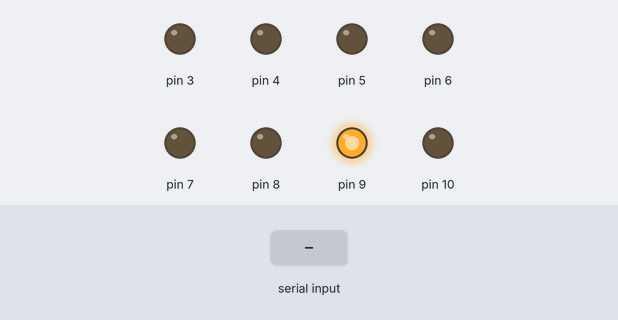
The sketch below on a simulated Arduino Mega 2560, built with avr-gcc and run on an emulated ATmega2560. Shown: output pins drawn as LEDs (lit = HIGH). Inputs (shaded band) come from the test bench. What the sketch prints to the serial monitor is not drawn.

Above: at 0.9 s.
1.0 s: byte 30 received over Serial
At 1.3 s:
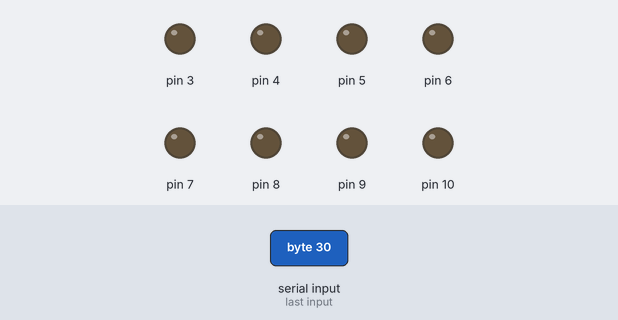
2.5 s: byte 90 received over Serial
At 3.7 s:
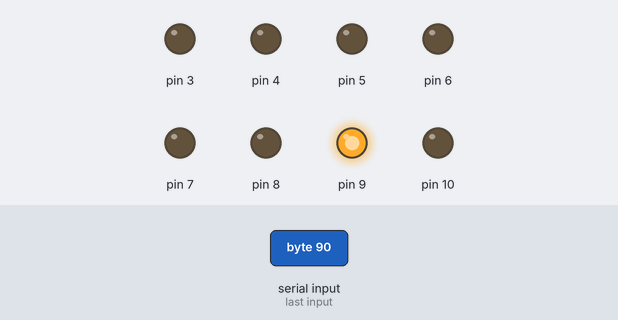
4.0 s: byte 120 received over Serial
At 4.8 s:
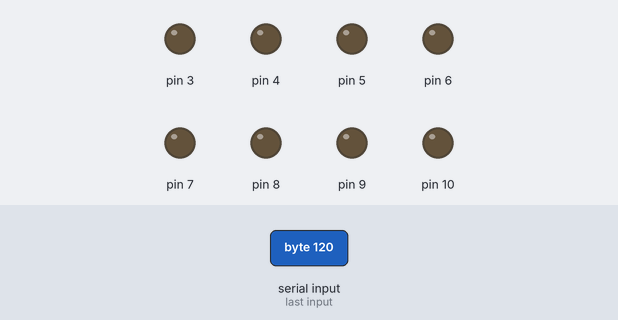
Timing chart, 0 to 7.0 s (numbered marks = the images above; inputs shaded):
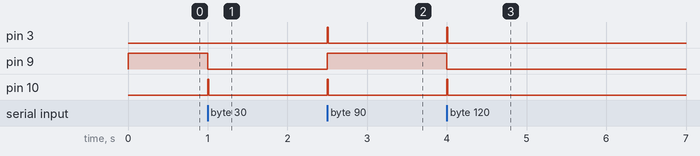

Measured:
- after the input at 1.0 s, pin 9: HIGH → LOW at once; pin 10: LOW → HIGH at once, → LOW 0.01 s later
- after the input at 2.5 s, pin 3, pin 10: LOW → HIGH at once, → LOW 0.01 s later; pin 9: LOW → HIGH at once
- after the input at 4.0 s, pin 3, pin 10: LOW → HIGH at once, → LOW 0.01 s later; pin 9: HIGH → LOW at once

The sketch:

ArduinoSender.ino
```cpp
const int DEL = 1000; //vel originale 1000
int st = 0;
int acc = 1;
byte data[4000];//4000 RX,0 TX Arduino Mega
int pos = 0;
bool p = true;
void setup()
{
  // put your setup code here, to run once:
  Serial.begin(115200);
  pinMode(3, OUTPUT);
  pinMode(4, OUTPUT);
  pinMode(5, OUTPUT);
  pinMode(6, OUTPUT);
  pinMode(7, OUTPUT);
  pinMode(8, OUTPUT);
  pinMode(9, OUTPUT);
  pinMode(10, OUTPUT);
  //pinMode(11, OUTPUT);
  digitalWrite(9, HIGH);
  while(!Serial.available()){}
}

void loop()
{
//Serial.available();

  if (Serial.available() > 0)
  {
    data[pos] = Serial.read();
    Serial.print("d: ");
    Serial.print((char)data[pos]);
    Serial.print(" ");
    Serial.print("l: ");
    Serial.println(pos);
    //for (int i = 0; i<pos;i++){
     //Serial.print(trasf(data[i]));
     //}
     pos++;
  }
else{
    if (pos > 0){
      Serial.println(pos);
    for (int i = 0; i < pos; i++)
    {if (acc == 1){digitalWrite(9, LOW);acc = 0;}
      else if (acc == 0){digitalWrite(9, HIGH);acc = 1;}
      if (i == pos - 1){
      digitalWrite(10, HIGH);
      Serial.println("acceso");
      }
      invio(trasf(data[i]));
    }
    for (int i = 5; i >= 0; i--){
      int porta = i + 3;
      digitalWrite(porta, LOW);
      memset(data, 0, 4000);
      pos = 0;
    }
    digitalWrite(10, LOW);
    Serial.println("spento");
  }
}}

void invio(int x)
{
  int bin[6] = {0, 0, 0, 0, 0, 0};
  int i = 0;
  while (x > 0)
  {
    bin[i] = x % 2;
    x = x / 2;
    i++;
  }
  for (int i = 5; i >= 0; i--)
  {
    int porta = i + 3;
    if (bin[i] == 1)
    {
      digitalWrite(porta, HIGH);
    }
    else
    {
      digitalWrite(porta, LOW);
    }
    //Serial.print(bin[i]);
  }
  // Serial.println();
  delayMicroseconds(DEL);
  // IL 3 è LA PRIMA CIFRA A DESTRA(1), IL 10 è L'OTTAVA CIFRA(128)
}

int trasf(byte x)
{
  if (x <= 90 && x >= 65)
  {
    int y = x - 65; //caratteri maiuscoli
    return y;
  }
  if (x <= 122 && x >= 97)
  {
    int y = x - 71; //caratteri minuscoli
    return y;
  }
  if (x <= 57 && x >= 48)
  {
    int y = x + 4; //numeri
    return y;
  }
  if (x == 43)
  {
    int y = 62; //+
    return y;
  }
  if (x == 47)
  {
    int y = 63; //barra"/"
    return y;
  }
}
```
